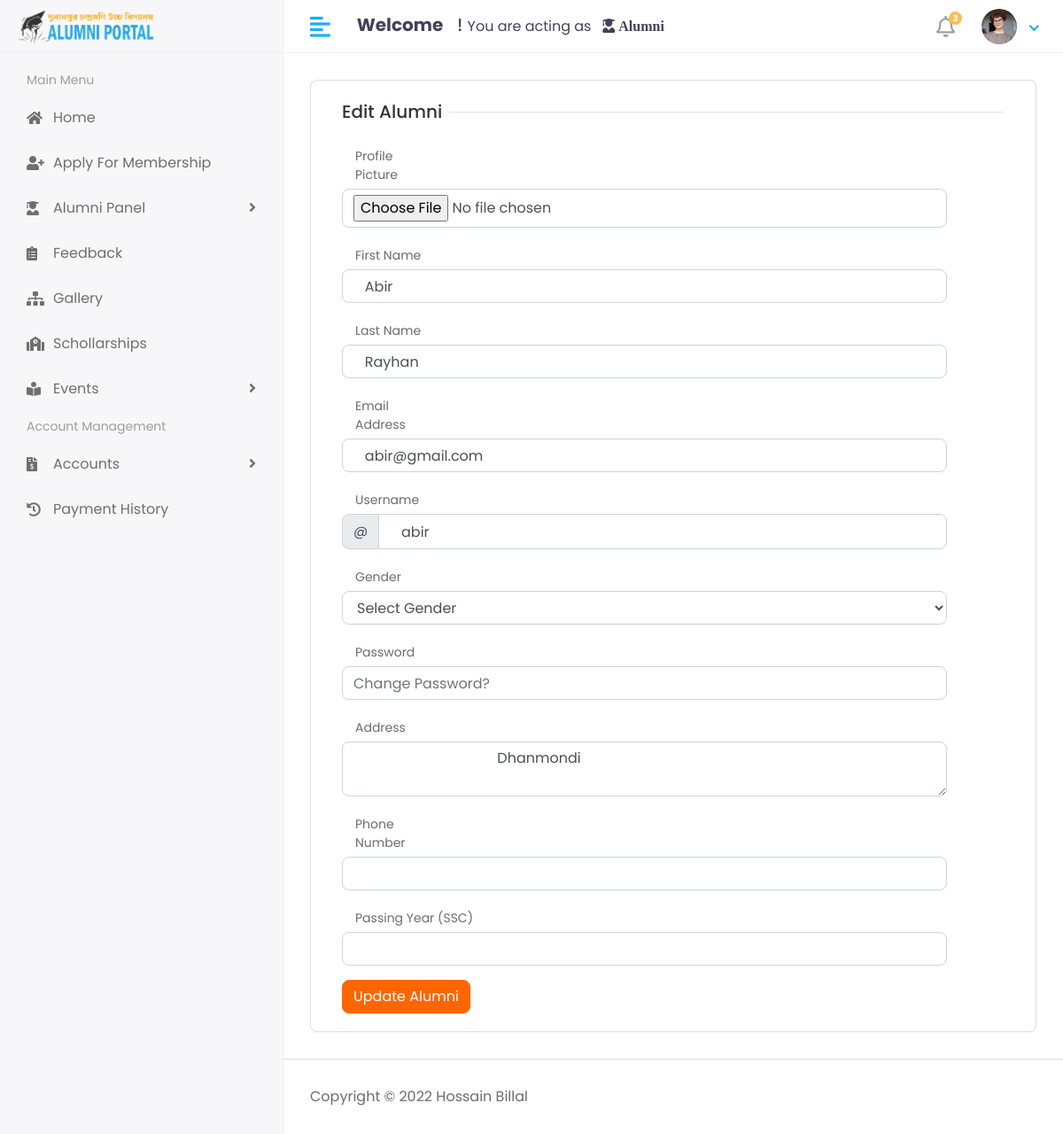
Page /hod/alumni/edit/2 on the committed database.
### app/models.py (models this page shows, shortened)
class Alumni(models.Model):
    admin = models.OneToOneField(CustomUser, on_delete=models.CASCADE)
    address = models.TextField(default=None)
    gender = models.CharField(max_length=100)
    passing_year = models.CharField(max_length=20, null=True)
    phone = models.CharField(max_length=30, null=True)
    created_at = models.DateTimeField(auto_now_add=True)
    updated_at = models.DateTimeField(auto_now=True)

class CustomUser(AbstractUser):
    USER = (
        (1, 'HOD'),
        (2, 'STAFF'),
        (3, 'ALUMNI'),
    )
    user_type = models.CharField(
        choices=USER,
        max_length=50,
        default=1
    )
    profile_pic = models.ImageField(
        upload_to='media/profile_pic'
    )

### webapp/Hod_Views.py (the view)
# urls.py: path('hod/alumni/edit/<str:id>', Hod_Views.alumniEdit, name="edit_alumni"),
def alumniEdit(request, id):
    alumni = Alumni.objects.filter(id=id)
    context = {
        'alumni': alumni
    }
    return render(request, 'hod/edit_alumni.html', context)

### templates/hod/edit_alumni.html (shortened to what this page needs)
{% extends 'base.html' %}
{% block content %}
    <div class="row">
        <div class="col-sm-12">
            <div class="card">
                <div class="card-body">
                    <form method="post" action="{% url 'update_alumni' %}" enctype="multipart/form-data">
                        <div class="col-12">
                            <h5 class="form-title"><span>Edit Alumni</span></h5>
                        </div>
                        <div class="col-12 col-sm-11">
                            <div class="form-group">
                                <label class="col-sm-2 col-form-label col-form-label-sm">Profile Picture</label>
                                <input type="file" class="form-control" name="profile_pic">
                            </div>
                        </div>
                        <div class="col-12 col-sm-11">
                            <div class="form-group">
                                <label class="col-sm-2 col-form-label col-form-label-sm">First Name</label>
                                <input type="text" class="form-control" name="first_name"
                                       value="{% for i in alumni %} {{ i.admin.first_name }} {% endfor %}">
                            </div>
                        </div>
                        <div class="col-12 col-sm-11">
                            <div class="form-group">
                                <label class="col-sm-2 col-form-label col-form-label-sm">Last Name</label>
                                <input type="text" class="form-control" name="last_name"
                                       value="{% for i in alumni %} {{ i.admin.last_name }} {% endfor %}">
                            </div>
                        </div>
                        <div class="col-12 col-sm-11">
                            <div class="form-group">
                                <label class="col-sm-2 col-form-label col-form-label-sm">Email Address</label>
                                <input type="text" class="form-control" name="email"
                                       value="{% for i in alumni %} {{ i.admin.email }} {% endfor %}">
                            </div>
                        </div>
                        <div class="col-12 col-sm-11">
                            <div class="form-group">
                                <label class="col-sm-2 col-form-label col-form-label-sm">Username</label>
                                <div class="input-group mb-2">
                                    <div class="input-group-prepend">
                                        <div class="input-group-text">@</div>
                                    </div>
                                    <input type="text" class="form-control" id="inlineFormInputGroup"
                                           placeholder="Username" name="username"
                                           value="{% for i in alumni %} {{ i.admin.username }} {% endfor %}">
                                </div>
                            </div>
                        </div>
                        <div class="col-12 col-sm-11">
                            <div class="form-group">
                                <label class="col-sm-2 col-form-label col-form-label-sm">Gender</label>
                                <select class="form-control" name="gender">
                                    <option>Select Gender</option>
                                </select>
                            </div>
                        </div>
                        <div class="col-12 col-sm-11">
                            <div class="form-group">
                                <label class="col-sm-2 col-form-label col-form-label-sm">Password</label>
                                <input type="password" class="form-control" placeholder="Change Password?"
                                       name="password">
                            </div>
                        </div>
                        <div class="col-12 col-sm-11">
                            <div class="form-group">
                                <label class="col-sm-2 col-form-label col-form-label-sm">Address</label>
                                <textarea class="form-control" name="address">{% for i in alumni %}
                                    {{ i.address }} {% endfor %}</textarea>
                            </div>
                        </div>
                        <div class="col-12 col-sm-11">
                            <div class="form-group">
                                <div class="form-outline">
                                    <label class="col-sm-2 col-form-label col-form-label-sm" for="typePhone">Phone
                                        Number</label>
                                    <input type="tel" id="typePhone" class="form-control" name="phone"/>
                                </div>
                            </div>
                        </div>
                        <div class="col-12 col-sm-11">
                            <div class="form-group">
                                <label class="col-sm-3 col-form-label col-form-label-sm">Passing Year (SSC)</label>
                                <input type="text" class="form-control" name="passing_year">
                            </div>
                        </div>
                        <div class="col-sm-11">
                            <button type="submit" class="btn btn-primary">Update Alumni</button>
                        </div>
                    </form>
                </div>
            </div>
        </div>
    </div>
{% endblock %}

### rows in the picture
Alumni: first_name "Abir", last_name "Rayhan", email "abir@gmail.com", username "abir", address "Dhanmondi"
